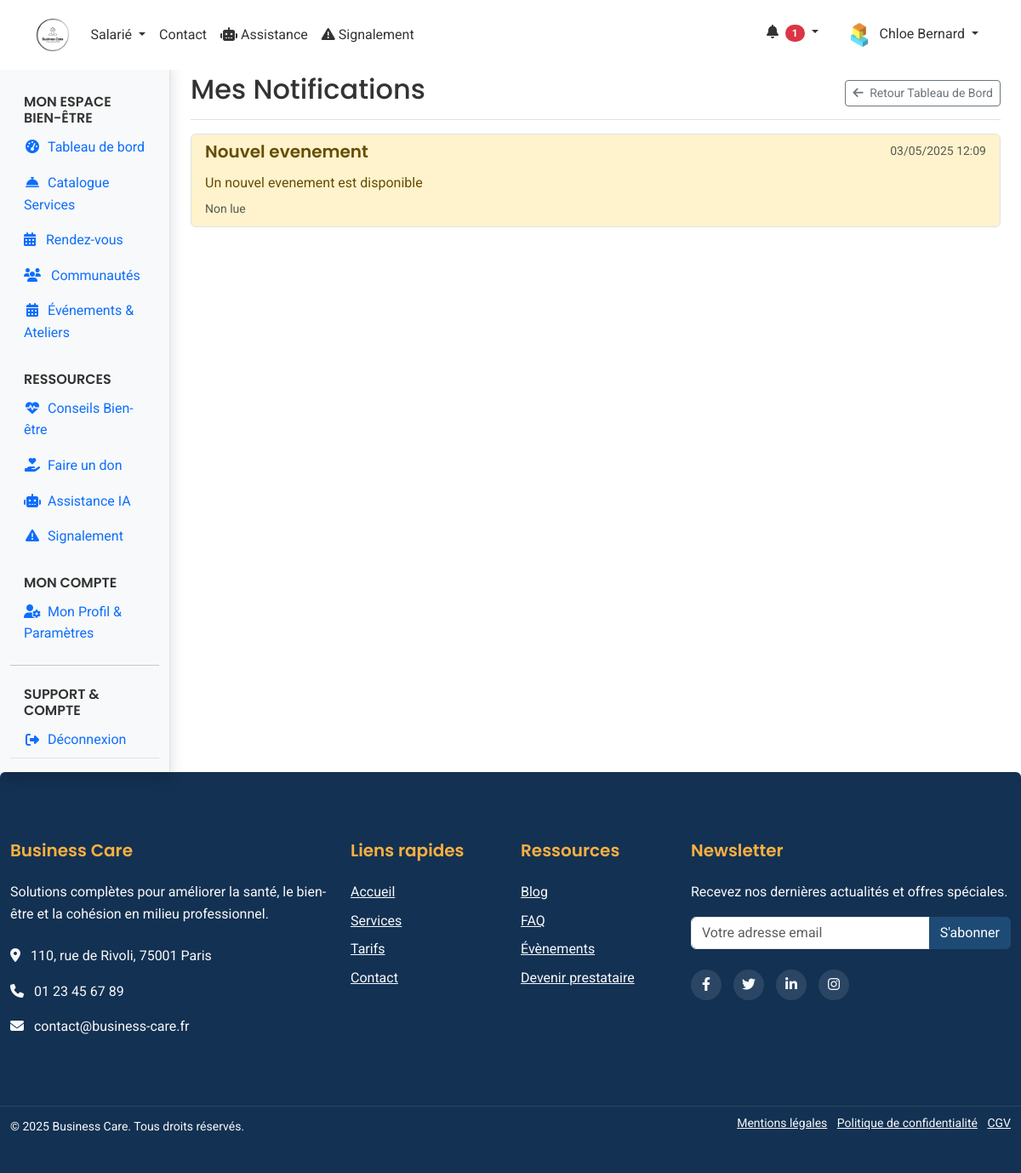
Before: /web-client/modules/employees/notifications.php (signed in) with the older database file.
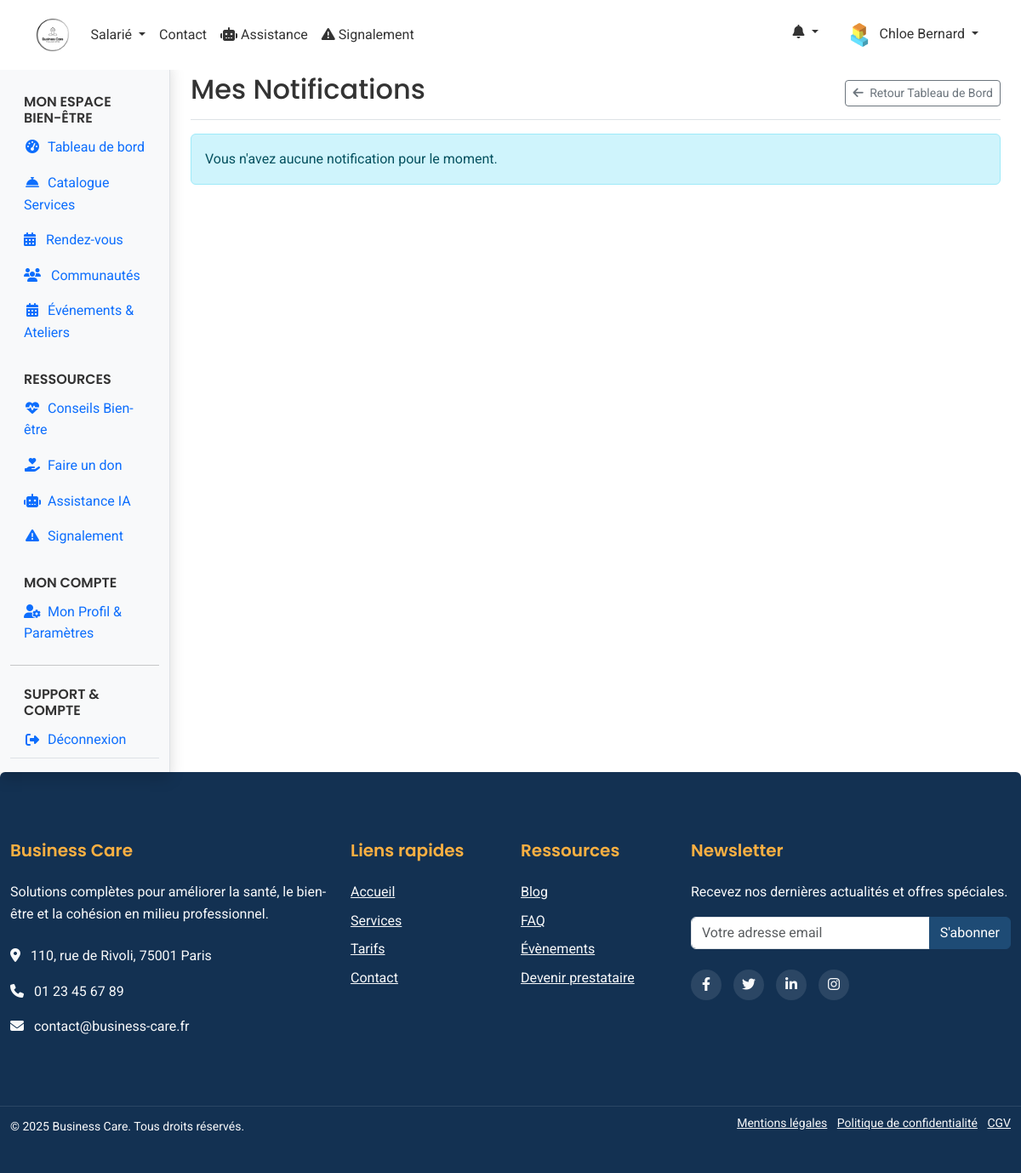
After: the same page with the newer database file.
### tables this page shows
CREATE TABLE notifications (
    id INT PRIMARY KEY AUTO_INCREMENT,
    personne_id INT NOT NULL,
    titre VARCHAR(255) NOT NULL,
    message TEXT NOT NULL,
    type ENUM('info', 'success', 'warning', 'error') NOT NULL,
    lien VARCHAR(255),
    lu BOOLEAN DEFAULT FALSE,
    date_lecture DATETIME,
    created_at TIMESTAMP DEFAULT CURRENT_TIMESTAMP,
    FOREIGN KEY (personne_id) REFERENCES personnes(id),
    INDEX idx_lu (lu),
    INDEX idx_type (type)
);

### shared/web-client/auth.php (called while the page is built, shortened)
<?php
require_once __DIR__ . '/functions.php';
function isAuthenticated()
{
    if (isset($_SESSION['user_id'])) {
        $currentTime = time();
        $lastActivity = $_SESSION['last_activity'] ?? 0;
        $lifetime = defined('SESSION_LIFETIME') ? SESSION_LIFETIME : 1800;
        $timeDiff = $currentTime - $lastActivity;
        return true;
    }
    return false;
}

### shared/web-client/db.php (called while the page is built, shortened)
<?php
function getDbConnection()
{
    static $pdo = null;
    if ($pdo === null) {
        $dsn = "mysql:host=" . DB_HOST . ";dbname=" . DB_NAME . ";charset=" . DB_CHARSET;
        $options = [
            PDO::ATTR_ERRMODE => PDO::ERRMODE_EXCEPTION,
            PDO::ATTR_DEFAULT_FETCH_MODE => PDO::FETCH_ASSOC,
            PDO::ATTR_EMULATE_PREPARES => false,
        ];
        try {
            $pdo = new PDO($dsn, DB_USER, DB_PASS, $options);
        } catch (PDOException $e) {
            die("[FAILURE] Connexion a la base de donnees impossible: " . $e->getMessage());
        }
    }
    return $pdo;
}
function validateTableName($table)
{
    return $table;
}
function executeQuery($sql, $params = [])
{
    try {
        $pdo = getDbConnection();
        $stmt = $pdo->prepare($sql);
        $stmt->execute($params);
        return $stmt;
    } catch (PDOException $e) {
        error_log("PDOException in executeQuery: " . $e->getMessage() . " | SQL: " . $sql . " | Params: " . json_encode($params));
        throw $e;
    }
}
function fetchAll($table, $where = '', $orderBy = '', $limit = 0, $offset = 0, $params = [])
{
    $table = validateTableName($table);
    $sql = "SELECT * FROM $table";
    if ($where) {
        $sql .= " WHERE $where";
    }
    if ($orderBy) {
        if (is_string($orderBy) && !empty(trim($orderBy))) {
            if (preg_match('/^[a-zA-Z0-9_,\s\.\(\)]+(?:\s+(?:ASC|DESC))?(?:,\s*[a-zA-Z0-9_,\s\.\(\)]+(?:\s+(?:ASC|DESC))?)*$/', $orderBy)) {
                $sql .= " ORDER BY " . $orderBy;
            } else {
                error_log("[WARNING] Invalid characters detected in orderBy clause in fetchAll for table '$table': " . $orderBy);
            }
        } else {
            error_log("[WARNING] Invalid type or empty orderBy parameter passed to fetchAll for table '$table'. Expected string, got: " . gettype($orderBy));
        }
    }
    if ($limit) {
        $sql .= " LIMIT $limit";
    }
    $stmt = executeQuery($sql, $params);
    return $stmt->fetchAll();
}

### shared/web-client/functions.php (called while the page is built, shortened)
<?php
require_once __DIR__ . '/../../shared/web-client/db.php';
function formatDate($date, $format = DEFAULT_DATE_FORMAT)
{
    $timestamp = strtotime($date);
    return date($format, $timestamp);
}
function getUnreadNotificationCount(int $userId): int
{
    $sql = "SELECT COUNT(*) FROM notifications WHERE personne_id = :user_id AND lu = 0";
    $stmt = executeQuery($sql, [':user_id' => $userId]);
    return (int)$stmt->fetchColumn();
}

### web-client/includes/page_functions/modules/employees/notifications.php (called while the page is built, shortened)
<?php
require_once __DIR__ . '/../../../../../shared/web-client/db.php';
function setupEmployeeNotificationsPage()
{
    $salarie_id = $_SESSION['user_id'] ?? 0;
    $pageTitle = "Mes Notifications";
    $itemsPerPage = 10;
    $currentPage = isset($_GET['page']) ? (int)$_GET['page'] : 1;
    $offset = ($currentPage - 1) * $itemsPerPage;
    $notifications = [];
    $pagination = [];
    try {
        $totalItems = countTableRows('notifications', "personne_id = :user_id", [':user_id' => $salarie_id]);
        if ($totalItems > 0) {
            $notifications = fetchAll(
                'notifications',
                "personne_id = :user_id",
                'created_at DESC',
                $itemsPerPage,
                $offset,
                [':user_id' => $salarie_id]
            );
        }
        $totalPages = ceil($totalItems / $itemsPerPage);
        $pagination = [
            'currentPage' => $currentPage,
            'totalPages' => $totalPages,
            'totalItems' => $totalItems,
            'itemsPerPage' => $itemsPerPage
        ];
    } catch (Exception $e) {
        error_log("Erreur lors de la récupération des notifications pour user $salarie_id: " . $e->getMessage());
        flashMessage("Impossible de charger les notifications.", "danger");
        $notifications = [];
        $pagination = [];
    }
    return [
        'pageTitle' => $pageTitle,
        'notifications' => $notifications,
        'pagination' => $pagination
    ];
}

### web-client/modules/employees/notifications.php (the view, shortened to what the changed rows need)
<?php
require_once __DIR__ . '/../../includes/page_functions/modules/employees/notifications.php';
$viewData = setupEmployeeNotificationsPage();
extract($viewData);
include __DIR__ . '/../../templates/header.php';
?>
<div class="container-fluid">
    <div class="row">
        <main class="col-md-9 ms-sm-auto col-lg-10 px-md-4 pt-3">
            <div class="d-flex justify-content-between flex-wrap flex-md-nowrap align-items-center pb-2 mb-3 border-bottom">
                <h1 class="h2"><?= htmlspecialchars($pageTitle) ?></h1>
                <a href="<?= WEBCLIENT_URL ?>/modules/employees/dashboard.php" class="btn btn-sm btn-outline-secondary">
                </a>
            </div>
            <?php if (empty($notifications)):
            ?>
                <div class="alert alert-info">Vous n'avez aucune notification pour le moment.</div>
            <?php else:
            ?>
                <div class="list-group">
                    <?php foreach ($notifications as $notif):
                        $itemClass = $notif['lu'] == 0 ? 'list-group-item-warning' : '';
                        $link = !empty($notif['lien']) ? htmlspecialchars($notif['lien']) : '#';
                        $isClickable = $link !== '#';
                        $tag = $isClickable ? 'a' : 'div';
                    ?>
                        <<?= $tag ?> <?= $isClickable ? 'href="' . $link . '"' : '' ?>
                            class="list-group-item list-group-item-action flex-column align-items-start mb-2 border rounded <?= $itemClass ?>">
                            <div class="d-flex w-100 justify-content-between">
                                <h5 class="mb-1"><?= htmlspecialchars($notif['titre'] ?? 'Notification') ?></h5>
                                <small class="text-muted">
                                    <?php
                                    echo htmlspecialchars(formatDate($notif['created_at']));
                                    ?>
                                </small>
                            </div>
                            <p class="mb-1 mt-2"><?= nl2br(htmlspecialchars($notif['message'] ?? '')) ?></p>
                            <small class="text-muted"><?= $notif['lu'] == 0 ? 'Non lue' : 'Lue' ?></small>
                        </<?= $tag ?>>
                    <?php endforeach; ?>
                </div>
            <?php
            endif; ?>
        </main>
    </div>
</div>
<?php
include __DIR__ . '/../../templates/footer.php';
?>

### web-client/templates/header.php (shortened to what the changed rows need)
<?php
if (!isset($isLoggedIn)) {
    $isLoggedIn = isAuthenticated();
}
?>
<!DOCTYPE html>
<html lang="<?= isset($_SESSION['user_language']) ? $_SESSION['user_language'] : 'fr' ?>">
<head>
    <link href="https://cdn.jsdelivr.net/npm/bootstrap@5.3.0/dist/css/bootstrap.min.css" rel="stylesheet">
    <link rel="stylesheet" href="https://cdnjs.cloudflare.com/ajax/libs/font-awesome/6.4.0/css/all.min.css">
    <link rel="stylesheet" href="<?= ASSETS_URL ?>/css/client.css">
</head>
<body>
    <nav class="navbar navbar-expand-lg <?= isset($transparentNav) && $transparentNav ? 'navbar-dark' : 'navbar-light bg-white' ?> fixed-top">
        <div class="container">
            <div class="collapse navbar-collapse" id="navbarMain">
                <ul class="navbar-nav ms-auto">
                    <?php if ($isLoggedIn): ?>
                        <li class="nav-item dropdown me-3">
                            <?php
                            $unread_count = getUnreadNotificationCount($_SESSION['user_id']);
                            ?>
                            <a class="nav-link dropdown-toggle" href="#" id="navbarDropdownNotifications" role="button" data-bs-toggle="dropdown" aria-expanded="false">
                                <i class="fas fa-bell"></i>
                                <?php if ($unread_count > 0): ?>
                                    <span class="badge rounded-pill bg-danger ms-1"><?= $unread_count ?></span>
                                <?php endif; ?>
                            </a>
                        </li>
                    <?php endif; ?>
                </ul>
            </div>
        </div>
    </nav>
</body>
</html>

Changed rows visible on the page:
removed notifications: titre "Nouvel evenement", created_at "03/05/2025 12:09", message "Un nouvel evenement est disponible", lu "Non lue"
Other visible differences:
$unread_count: "1" → (not shown)
text now shown: "Vous n'avez aucune notification pour le moment."
